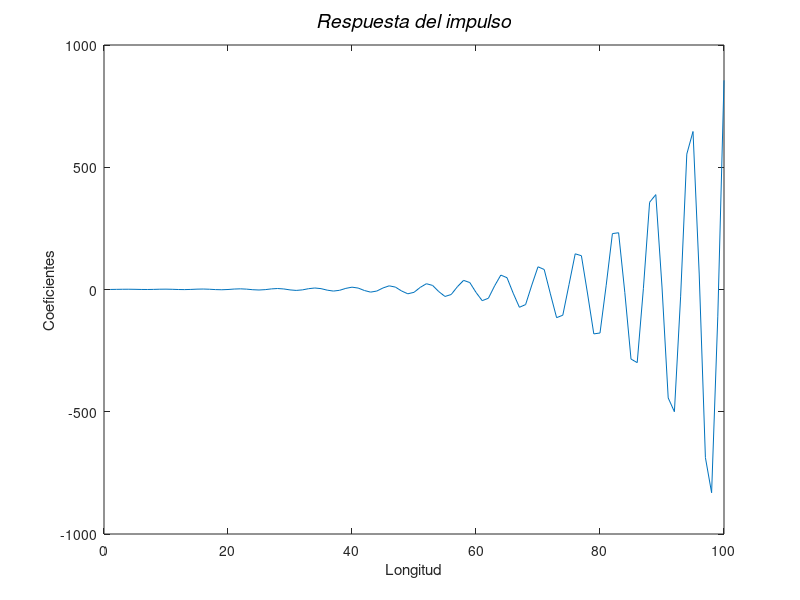

MATLAB code for this plot: (Note: this script raises an error after producing the figure.)
%Creamos el vector impulso unidad de longitud 100.

x = ones(1,100);

%Definimos los vectores de coeficientes obtenidos como resultado
% de las operaciones matematicas anteriores.

a = [1 -0.8741 0.9217 0.26732]; 
b= [0.1866 0.23360 0.23360 0.1866];

%Aplicamos el filtro sobre el vector impulso para obtener las respuestas
% que se generan.

y = filter(b,a,x);

% Representamos dicho impulso con una grafica.

plot(y);
xlabel('Longitud')
ylabel('Coeficientes')
title('\it{Respuesta del impulso}','FontSize',14)
pause;

expansion = zeros(1,100);
expansion(1) = fracciones(0)+0.698;
for i=1:99
    expansion(i+1) = fracciones(i);
end

plot(expansion)
xlabel('Longitud')
ylabel('Coeficientes')
title('\it{Respuesta del impulso con expansion}','FontSize',14);
